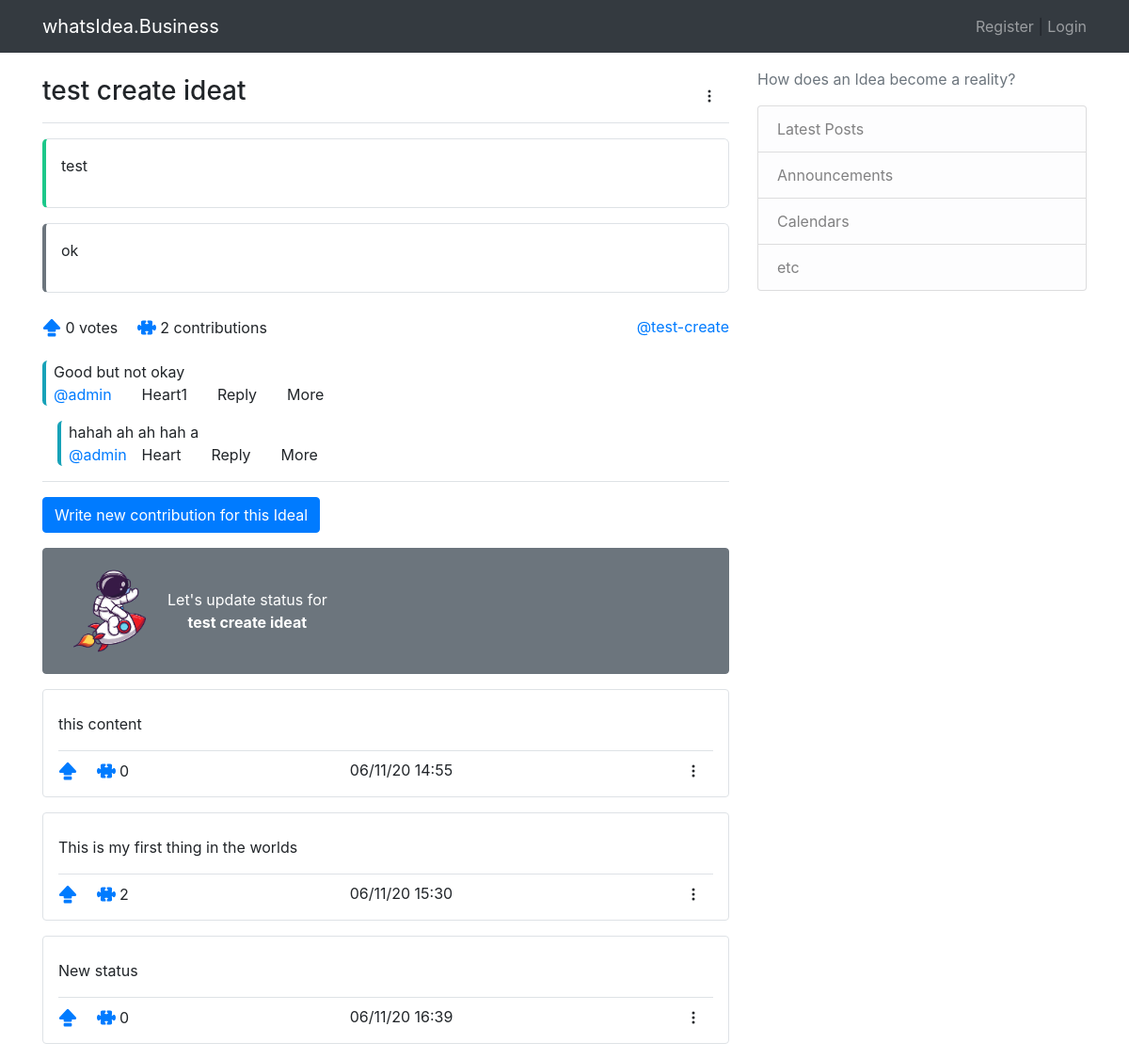
Screenshot of /idea/test-create/ with the database file from the repository.
### core/models.py (models this page shows, shortened)
class Idea(models.Model):
    user = models.ManyToManyField(User)
    title = models.CharField(max_length=500)
    slug = models.SlugField(max_length=500, unique=True)
    problem = models.TextField()
    solution = models.TextField()
    is_publish = models.BooleanField(default=True)
    is_success = models.BooleanField(default=False)
    address = models.CharField(max_length=200, blank=True)
    phone = models.CharField(max_length=12, blank=True)
    website = models.CharField(max_length=30, blank=True)
    corver_image = models.ImageField(upload_to="media/", blank=True)
    date_created = models.DateTimeField(auto_now_add=True)

class Contribution(models.Model):
    idea = models.ForeignKey(Idea, on_delete=models.CASCADE, null=True, blank=True)
    post = models.ForeignKey(Post, on_delete=models.CASCADE, null=True, blank=True)
    user = models.ForeignKey(User, null=False, on_delete=models.CASCADE)
    parent = models.ForeignKey(
        "self", blank=True, null=True, related_name="children", on_delete=models.CASCADE)
    content = models.TextField()
    date_created = models.DateTimeField(auto_now_add=True)
    def __str__(self):
        return str(self.content)

class Post(models.Model):
    idea = models.ForeignKey(Idea, on_delete=models.CASCADE)
    user = models.ForeignKey(User, null=False, on_delete=models.CASCADE)
    content = models.TextField()
    date_created = models.DateTimeField(auto_now_add=True)
    class Meta:
        ordering = ["date_created"]

### idea/views.py (the view)
# urls.py: path("<slug:slug>/", views.idea_detail, name="idea-detail-page")
def idea_detail(request, slug):
    idea = get_object_or_404(models.Idea, slug=slug)
    contributions = idea.contribution_set.filter(parent__isnull=True)
    context = {
        "idea": idea,
        "contributions": contributions
    }
    return render(request, "idea-detail.html", context)

### templates/idea-detail.html (shortened to what this page needs)
{% extends 'base.html' %}
{%load static %}
{% load crispy_forms_tags %}
{% block content %}
<main>
    <nav class="navbar px-0 border-bottom">
        <h1 class="h3">{{ idea.title }}</h1>
        <div class="dropdown">
            <button type="button" class="btn" data-toggle="dropdown">
                <svg width="1em" height="1em" viewBox="0 0 16 16" class="bi bi-three-dots-vertical" fill="currentColor"
                    xmlns="http://www.w3.org/2000/svg">
                    <path fill-rule="evenodd"
                        d="M9.5 13a1.5 1.5 0 1 1-3 0 1.5 1.5 0 0 1 3 0zm0-5a1.5 1.5 0 1 1-3 0 1.5 1.5 0 0 1 3 0zm0-5a1.5 1.5 0 1 1-3 0 1.5 1.5 0 0 1 3 0z">
                    </path>
                </svg>
            </button>
        </div>
    </nav>
    <div class="p-3 my-3 border border-left-success">
        <p>{{ idea.problem }}</p>
    </div>
    <div class="p-3 my-3 border border-left-secondary">
        <p>{{ idea.solution }}</p>
    </div>
    <section class="contribution-area">
        <div class="d-flex justify-content-between align-items-center">
            <div class="vote">
                <a class="navbar-brand mr-0" href="">
                </a>
                <span>{{ idea.vote_set.all.count }} votes</span>
                <a class="navbar-brand mr-0 ml-3" href="">
                </a>
                <span>{{ idea.contribution_set.all.count }} contributions</span>
            </div>
            <a href="{% url 'idea-detail-page' idea.slug %}">
                @{{ idea.slug }}
            </a>
        </div>
        <div class="contribution-area">
            {% for contribution in contributions %}
            <div>
                <div class="contributions mt-3 px-2 border-left-info">
                    <div class="contribution-content">
                        <p class="m-0"> {{ contribution }} </p>
                    </div>
                    <div class="d-flex align-items-center p-0">
                        <div class="mr-3">
                            <a href="">@{{ contribution.user }}</a>
                        </div>
                        <div class="d-flex align-items-center p-0 align-items-center">
                            <span class="mx-3">Heart1</span>
                            <span class="mx-3 btn-reply" data-toggle="collapse"
                                data-target="#sub-contribution-form-{{ contribution.id }}"
                                data-contribution_id="{{ contribution.id }}">Reply</span>
                            <div class="dropup">
                                <span class="mx-3" data-toggle="dropdown">More</span>
                            </div>
                        </div>
                    </div>
                </div>
                {% for sub in contribution.children.all %}
                <div class="subs mt-3 ml-3 px-2 border-left-info">
                    <div class="contribution-content">
                        <p class="m-0 "> {{ sub }}</p>
                    </div>
                    <div class="d-flex p-0">
                        <div>
                            <a href="">@{{ sub.user }}</a>
                        </div>
                        <div class="navbar p-0">
                            <span class="mx-3">Heart</span>
                            <span class="mx-3 btn-reply" data-toggle="collapse"
                                data-target="#sub-contribution-form-{{ contribution.id }}"
                                data-contribution_id="{{ contribution.id }}">Reply</span>
                            <div class="dropup inline-block">
                                <span class="mx-3" data-toggle="dropdown">More</span>
                            </div>
                        </div>
                    </div>
                </div>
                {% endfor %}
            </div>
            {% endfor %}
            <div class="create-parent-contribution-area mt-3 pt-3 border-top">
                <button class="btn btn-primary" type="button" data-toggle="collapse" data-target="#collapseExample"
                    aria-expanded="false" aria-controls="collapseExample">
                    Write new contribution for this Ideal
                </button>
            </div>
        </div>
    </section>
    <section class="post-area mt-3">
        <div class="post-create-area">
            <div class="btn btn-secondary w-100 cursor-pointer d-flex align-items-center" data-toggle="modal"
                data-target="#exampleModal">
                <img src="/static/img/say-hi.png" alt="" style="width: 120px;">
                <div class="d-inline">
                    <span>Let's update status for</span> <br>
                    <strong> {{ idea.title }}</strong>
                </div>
            </div>
        </div>
        {% for post in idea.post_set.all %}
        <div class="post border px-3 my-3 rounded">
            <div class="" style="white-space: pre-line;">
                {{ post.content }}
            </div>
            <div class="navbar border-top p-0 mt-3 mb-2">
                <div class="vote">
                    <a class="navbar-brand mr-0" href="">
                    </a>
                    <a class="navbar-brand mr-0 ml-3" href="">
                    </a>
                    <span>{{ post.contribution_set.all.count }}</span>
                </div>
                <span>{{ post.date_created | date:"d/m/y H:i" }}</span>
                <div class="dropup">
                    <button type="button" class="btn" id="dropdownMenuButton" data-toggle="dropdown"
                        aria-haspopup="true" aria-expanded="false">
                        <svg width="1em" height="1em" viewBox="0 0 16 16" class="bi bi-three-dots-vertical"
                            fill="currentColor" xmlns="http://www.w3.org/2000/svg">
                            <path fill-rule="evenodd"
                                d="M9.5 13a1.5 1.5 0 1 1-3 0 1.5 1.5 0 0 1 3 0zm0-5a1.5 1.5 0 1 1-3 0 1.5 1.5 0 0 1 3 0zm0-5a1.5 1.5 0 1 1-3 0 1.5 1.5 0 0 1 3 0z">
                            </path>
                        </svg>
                    </button>
                </div>
            </div>
        </div>
        {% endfor %}
    </section>
</main>
{% endblock content %}

### templates/base.html (style rules this page uses)
.cursor-pointer { cursor: pointer; }

### templates/idea-detail.html (style rules this page uses)
.border-left-success { border-left: .25rem solid #1cc88a !important; border-radius: .35rem; }
.border-left-info { border-left: .25rem solid #17A2B8 !important; border-radius: .35rem; }
.border-left-secondary { border-left: .25rem solid #6c757d !important; border-radius: .35rem; }

### rows the page displays
Idea: title "test create ideat", problem "test", solution "ok", vote_set.all.count "0", contribution_set.all.count "2", slug "test-create"
Contribution: content "Good but not okay", user "admin"
Contribution: content "hahah ah ah hah a", user "admin"
Post: content "this content", contribution_set.all.count "0", date_created "06/11/20 14:55"
Post: content "This is my first thing in the worlds", contribution_set.all.count "2", date_created "06/11/20 15:30"
Post: content "New status", contribution_set.all.count "0", date_created "06/11/20 16:39"
